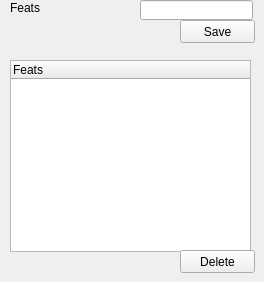
      <widget class="QWidget" name="tab_6">
       <attribute name="title">
        <string>Feats</string>
       </attribute>
       <widget class="QTreeWidget" name="featsTree">
        <property name="geometry">
         <rect>
          <x>10</x>
          <y>60</y>
          <width>241</width>
          <height>192</height>
         </rect>
        </property>
        <column>
         <property name="text">
          <string>Feats</string>
         </property>
        </column>
       </widget>
       <widget class="QPushButton" name="saveFeats">
        <property name="geometry">
         <rect>
          <x>180</x>
          <y>20</y>
          <width>75</width>
          <height>23</height>
         </rect>
        </property>
        <property name="text">
         <string>Save</string>
        </property>
       </widget>
       <widget class="QPushButton" name="deleteFeat">
        <property name="geometry">
         <rect>
          <x>180</x>
          <y>250</y>
          <width>75</width>
          <height>23</height>
         </rect>
        </property>
        <property name="text">
         <string>Delete</string>
        </property>
       </widget>
       <widget class="QLabel" name="label_139">
        <property name="geometry">
         <rect>
          <x>10</x>
          <y>0</y>
          <width>131</width>
          <height>16</height>
         </rect>
        </property>
        <property name="text">
         <string>Feats</string>
        </property>
       </widget>
       <widget class="QLineEdit" name="featsLineEdit">
        <property name="geometry">
         <rect>
          <x>140</x>
          <y>0</y>
          <width>113</width>
          <height>20</height>
         </rect>
        </property>
       </widget>
      </widget>
